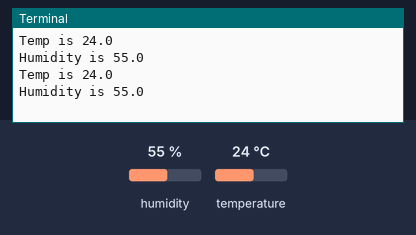
Recording of a program running on a simulated Raspberry Pi (BCM pin numbers). Shown: the last lines printed to the terminal. Inputs (shaded band) come from the test bench; at power-on: humidity 55 %, temperature 24 °C.

Above: at 1.2 s.
1.3 s: humidity set to 22 %
At 2.0 s:
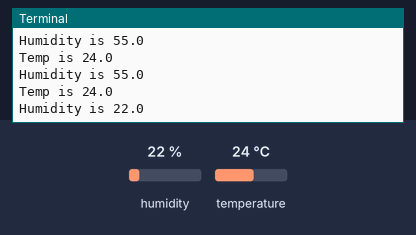
2.8 s: temperature set to 12 °C
At 3.6 s:
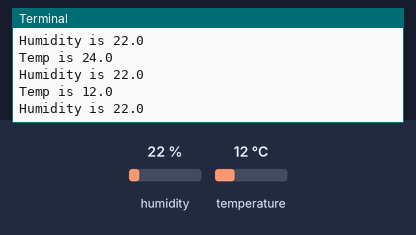
4.3 s: humidity set to 40 %
At 5.2 s:
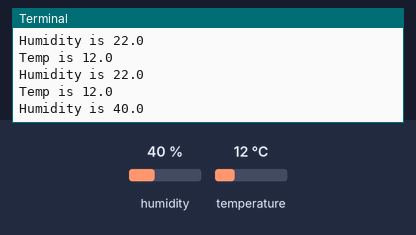
Timing chart, 0 to 7.3 s (numbered marks = the images above; inputs shaded):
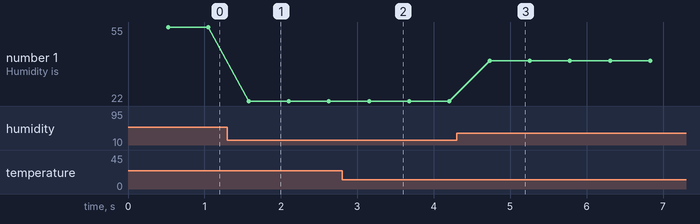

Measured:
- after the input at 1.3 s, the terminal: prints a new line after 0.28 s (image 1)
- after the input at 2.8 s, the terminal: prints a new line after 0.35 s (image 2)
- after the input at 4.3 s, the terminal: prints a new line after 0.43 s (image 3)
- plotted number 1: 55 → 22 after the input at 1.3 s, 22 → 40 after the input at 4.3 s

The program:

04.py
```python
# Not Tested!
# Working with DHT11 sensor code (Not Tested!)

# python3 -m venv ~/myproject
# source ~/myproject/bin/activate
# pip3 install Adafruit_DHT
# or: pip install Adafruit_DHT --break-system-packages

import Adafruit_DHT  # type: ignore[import-not-found]

while True:
    h, t = Adafruit_DHT.read_retry(11, 21)
    print("Temp is", t)
    print("Humidity is", h)
```
